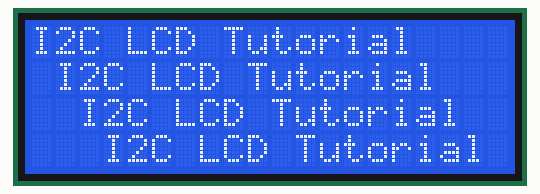
Bench run of a program on a simulated ESP32 board running MicroPython. Shown: 20×4 character LCD. Library files of the repository ran but are not shown: lcd_api.py, i2c_lcd.py.

Above: at 1.1 s.
At 3.4 s:
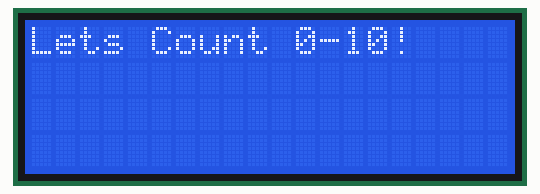
At 6.5 s:
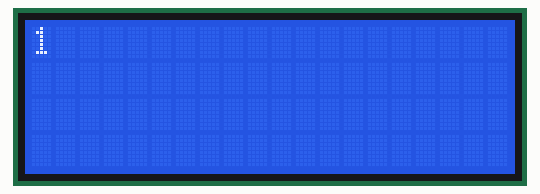
At 9.6 s:
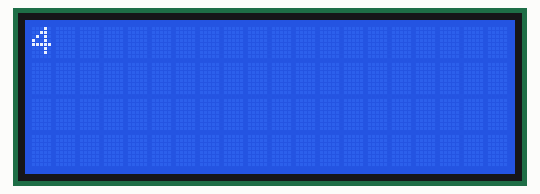
At 15.8 s:
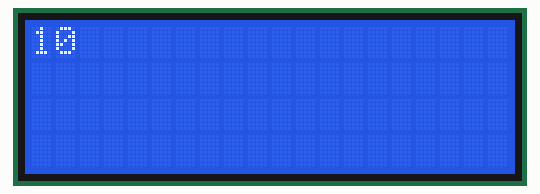
At 17.65 s:
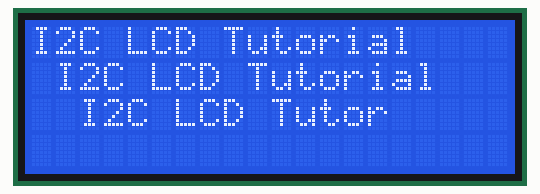

Measured:
- by itself, everything shown: repeats every 16.7 s, in 27 steps
- what the display in image 0 shows lasts 2.0 s, from 1.1 s to 3.1 s
- what the display in image 4 shows lasts 1.0 s, from 15.8 s to 16.8 s

The program:

lcd2004_test.py
```python
import machine
from machine import Pin, SoftI2C
from lcd_api import LcdApi
from i2c_lcd import I2cLcd
from time import sleep

I2C_ADDR = 0x27
totalRows = 4
totalColumns = 20

i2c = SoftI2C(scl=Pin(22), sda=Pin(21), freq=10000)     #initializing the I2C method for ESP32
#i2c = I2C(scl=Pin(5), sda=Pin(4), freq=10000)       #initializing the I2C method for ESP8266

lcd = I2cLcd(i2c, I2C_ADDR, totalRows, totalColumns)

while True:
    lcd.putstr("I2C LCD Tutorial")
    lcd.move_to(1,1)
    lcd.putstr("I2C LCD Tutorial")
    lcd.move_to(2,2)
    lcd.putstr("I2C LCD Tutorial")
    lcd.move_to(3,3)
    lcd.putstr("I2C LCD Tutorial")
    sleep(2)
    lcd.clear()
    lcd.putstr("Lets Count 0-10!")
    sleep(2)
    lcd.clear()
    for i in range(11):
        lcd.putstr(str(i))
        sleep(1)
        lcd.clear()
```
